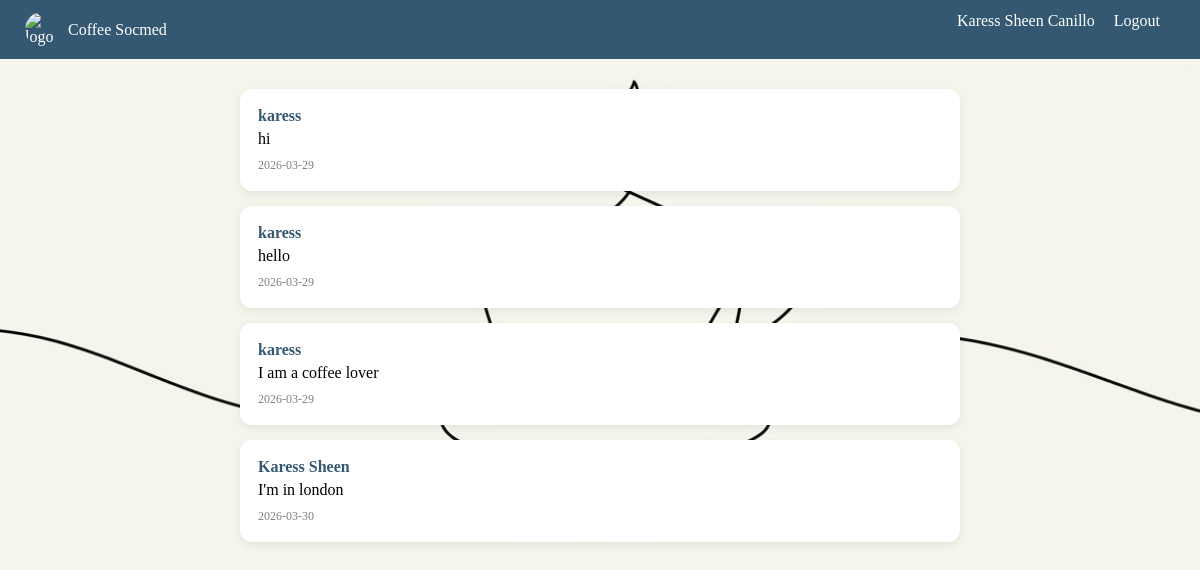
The page /socmed_canilloc/timeline.php (signed in) on the database its author committed.
### tables this page shows
CREATE TABLE `post` (
  `pid` int(11) NOT NULL,
  `aid` int(11) NOT NULL,
  `post_text` text NOT NULL,
  `post_date` date NOT NULL,
  `post` int(11) NOT NULL
);

CREATE TABLE `account` (
  `aid` int(11) NOT NULL,
  `email` varchar(128) NOT NULL,
  `firstname` varchar(128) NOT NULL,
  `lastname` varchar(128) NOT NULL,
  `password` varchar(512) NOT NULL
);

### socmed_canilloc/models/load_timeline.php (the view, shortened to what this page needs)
<?php
include 'db/dbconnect.php';
$sql = "SELECT account.aid,
               account.firstname,
               post.pid,
               post.post_text,
               post.post_date
        FROM account
        INNER JOIN post ON account.aid = post.aid";
$result = $con->query($sql);
while($row = mysqli_fetch_assoc($result)){
    echo "<div class='post-block'>";
        echo "<div class='post-name'>";
            echo $row['firstname'];
        echo "</div>";
        echo "<div class='post-content'>";
            echo $row['post_text'];
        echo "</div>";
        echo "<div class='post-time'>";
            echo $row['post_date'];
        echo "</div>";
    echo "</div>";
}

### socmed_canilloc/views/res/style.css (style rules this page uses)
* { margin:0; padding:0; box-sizing:border-box; }
body { font-family: 'Segoe UI', sans-serif; background:#F7F8F0; background-image: url('images/bck.png'); background-size: cover; background-position: center; background-repeat: no-repeat; font-family: 'calibri'; }
.post-block { background:white; padding:18px; border-radius:12px; margin-bottom:15px; box-shadow:0 3px 8px rgba(0,0,0,0.08); transition:0.2s; }
.post-name { font-weight:bold; color:#355872; margin-bottom:5px; }
.post-content { margin-bottom:10px; }
.post-time { font-size:12px; color:gray; }

### rows shown on the page
post: aid.firstname "karess", post_text "hi", post_date "2026-03-29"
post: aid.firstname "karess", post_text "hello", post_date "2026-03-29"
post: aid.firstname "karess", post_text "I am a coffee lover", post_date "2026-03-29"
post: aid.firstname "Karess Sheen", post_text "I'm in london", post_date "2026-03-30"

### other values the page prints
$_SESSION['firstname'] "Karess Sheen"
$_SESSION['lastname'] "Canillo"
